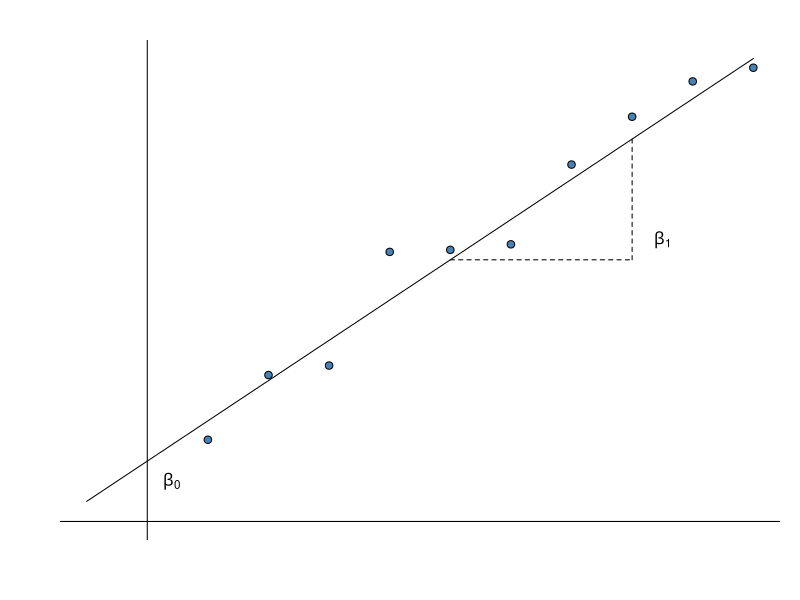

Recreate this plot in R.
## ---- chunk 1
ex = -1:10
ey = 2*ex + 3
set.seed(1)
#setnicepar();mypalette(1)
par(mar=c(3,3,2,1), mgp=c(2,0.4,0), tck=-.01,
                      cex.axis=0.9, las=1)
plot(ex,ey, type = "l", xlab = "", ylab = "", ylim = range(0,max(ey)),
     xlim = range(-1,max(ex)), axes = FALSE)
abline(v = 0); abline(h = 0)
trix = ex[7:10]
triy = ey[7:10]
lines(trix,rep(triy[1],length(trix)), lty = 2, col = 1)
lines(rep(trix[length(trix)],length(triy)), triy, lty = 2, col = 1)
text(0.4,2,labels = expression(beta[0]), col = 1)
text(ex[10]+0.5,ey[7]+1, labels = expression(beta[1]), col = 1)
points(1:10, ey[-1:-2] + rnorm(10, sd=1.5), pch=21, bg="steelblue")
